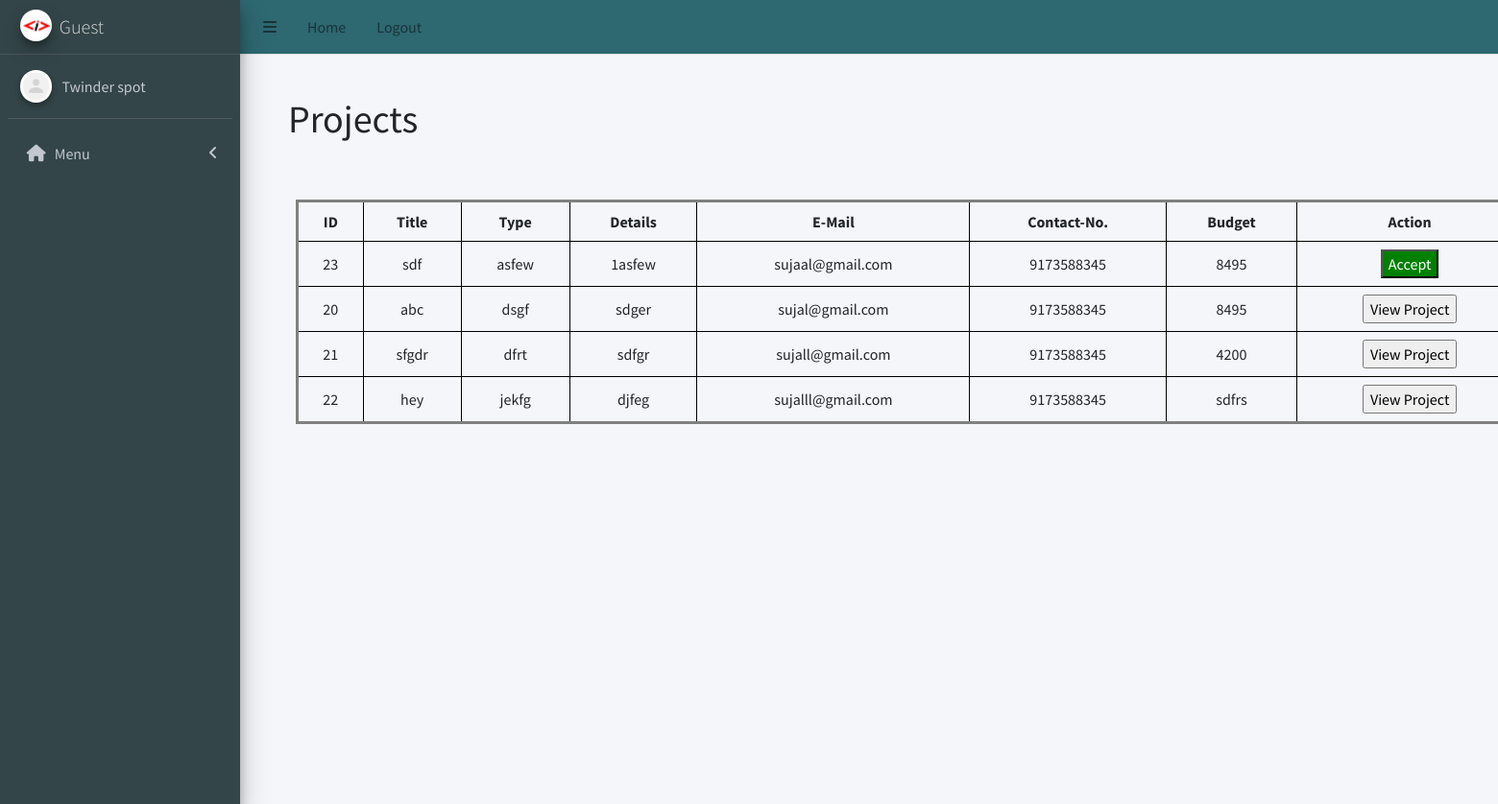
The page /freelancer/freelancer_project.php on the database as committed earlier.
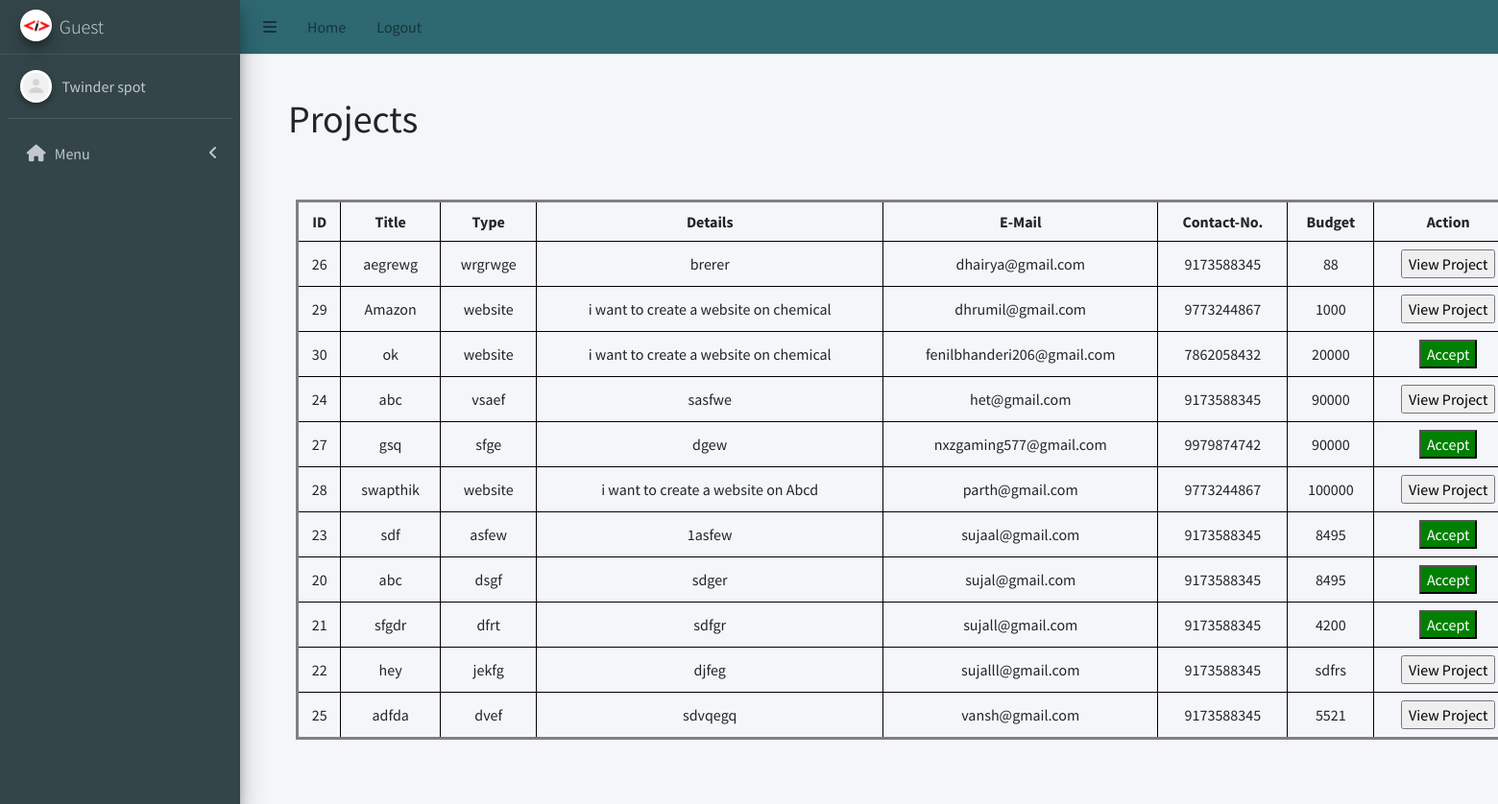
The same page on the database as committed later.
### tables this page shows
CREATE TABLE `user_project` (
  `id` int(255) NOT NULL,
  `title` varchar(255) NOT NULL,
  `type` varchar(255) NOT NULL,
  `details` varchar(255) NOT NULL,
  `email` varchar(255) NOT NULL,
  `contactno` varchar(255) NOT NULL,
  `budget` varchar(255) NOT NULL,
  `status` varchar(255) NOT NULL
);

### freelancer/freelancer_project.php (the view, shortened to what the changed rows need)
<!DOCTYPE html>
<html lang="en">
<head>
    <link rel="stylesheet" href="../css/admin_project.css">
    <link rel="stylesheet" href="../css/freelancer_project.css">
    <link rel="stylesheet" href="../src/css/adminlte.min.css">
    <link rel="stylesheet" href="https://cdnjs.cloudflare.com/ajax/libs/font-awesome/5.15.4/css/all.min.css">
</head>
<body class="hold-transition sidebar-mini">
    <div class="wrapper">
        <?php include 'project_header.php'; ?>
        <div class="content-wrapper">
            <h1 class="head">Projects</h1>
            <?php
            $sql = "SELECT * FROM user_project";
            $result = $connection->query($sql);
            ?>
            <table class="project">
                <tr>
                    <th>ID</th>
                    <th>Title</th>
                    <th>Type</th>
                    <th>Details</th>
                    <th>E-Mail</th>
                    <th>Contact-No.</th>
                    <th>Budget</th>
                    <th>Action</th>
                </tr>
                <?php
                if ($result->num_rows > 0) {
                    while ($row = $result->fetch_assoc()) {
                        echo "<tr>
                            <td>{$row['id']}</td>
                            <td>{$row['title']}</td>
                            <td>{$row['type']}</td>
                            <td>{$row['details']}</td>
                            <td>{$row['email']}</td>
                            <td>{$row['contactno']}</td>
                            <td>{$row['budget']}</td>";
                        if ($row["status"] == "Accepted") {
                            echo "<td colspan='2'>
                                <form method='POST' action='view_project.php'>
                                    <input type='hidden' name='project_id' value='{$row['id']}'>
                                    <input type='submit' name='view' value='View Project' class='view-project'>
                                </form>
                              </td>";
                        } else {
                            echo "<td>
                                <form method='POST'>
                                    <input type='hidden' name='project_id' value='{$row['id']}'>
                                    <input type='submit' name='accept' value='Accept' class='accept'>
                                </form>
                              </td>";
                        }
                        echo "</tr>";
                    }
                } else {
                    echo "<tr><td colspan='9'>No records found</td></tr>";
                }
                ?>
            </table>
        </div>
    </div>
</body>
</html>

### freelancer/project_header.php (shortened to what the changed rows need)
<?php
$menuItems = [
    [
        "menuTitle" => "Menu",
        "icon" => "fas fa-home",
        "pages" => [
            ["title" => "Home", "url" => "index.php"]
        ],
    ],
];
?>
<head>
    <link href="https://cdnjs.cloudflare.com/ajax/libs/font-awesome/6.0.0-beta3/css/all.min.css" rel="stylesheet">
</head>
<aside class="main-sidebar sidebar-dark-primary elevation-4">
    <div class="sidebar">
        <nav class="mt-2">
            <ul class="nav nav-pills nav-sidebar flex-column" data-widget="treeview" role="menu">
                <?php foreach ($menuItems as $menuItem): ?>
                    <?php $isMenuOpen = false;
                    $isActive = false;
                    ?>
                    <li class="nav-item has-treeview <?= $isMenuOpen ? 'menu-open' : '' ?>">
                        <a class="nav-link <?= $isActive ? 'active' : '' ?>">
                            <i class="nav-icon <?= $menuItem['icon'] ?>"></i>
                            <p>
                                <?= $menuItem['menuTitle'] ?>
                                <?= !empty($menuItem['pages']) ? '<i class="right fas fa-angle-left"></i>' : '' ?>
                            </p>
                        </a>
                    </li>
                <?php endforeach; ?>
            </ul>
        </nav>
    </div>
</aside>

Rows that differ between the two databases and show on the page:
added user_project: id "26", title "aegrewg", type "wrgrwge", details "brerer", email "dhairya@gmail.com", contactno "9173588345", budget "88"
added user_project: id "29", title "Amazon", type "website", details "i want to create a website on chemical", email "dhrumil@gmail.com", contactno "9773244867", budget "1000"
added user_project: id "30", title "ok", type "website", details "i want to create a website on chemical", email "fenilbhanderi206@gmail.com", contactno "7862058432", budget "20000"
added user_project: id "24", title "abc", type "vsaef", details "sasfwe", email "het@gmail.com", contactno "9173588345", budget "90000"
added user_project: id "27", title "gsq", type "sfge", details "dgew", email "nxzgaming577@gmail.com", contactno "9979874742", budget "90000"
added user_project: id "28", title "swapthik", type "website", details "i want to create a website on Abcd", email "parth@gmail.com", contactno "9773244867", budget "100000"
changed user_project "dsgf": status "Accepted" → empty (drawn); accept (not shown) → "Accept"; view "View Project" → (not shown)
changed user_project "sfgdr": status "Accepted" → empty (drawn); accept (not shown) → "Accept"; view "View Project" → (not shown)
added user_project: id "25", title "adfda", type "dvef", details "sdvqegq", email "vansh@gmail.com", contactno "9173588345", budget "5521"
